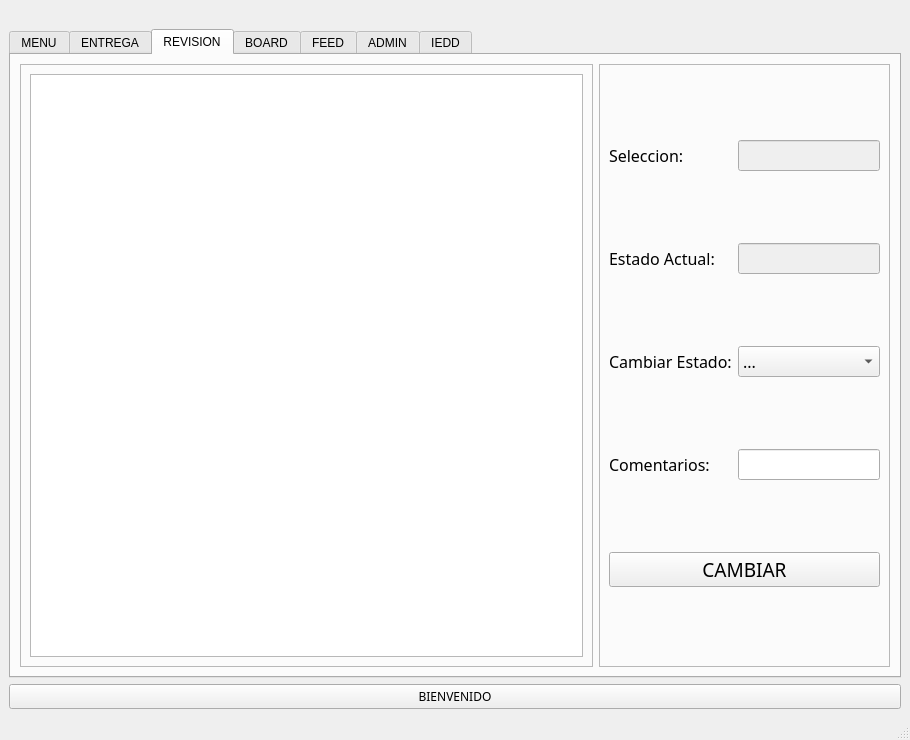
<?xml version="1.0" encoding="UTF-8"?>
<ui version="4.0">
 <class>cframe</class>
 <widget class="QMainWindow" name="cframe">
  <property name="geometry">
   <rect>
    <x>0</x>
    <y>0</y>
    <width>910</width>
    <height>740</height>
   </rect>
  </property>
  <property name="windowTitle">
   <string>cframe</string>
  </property>
  <widget class="QWidget" name="centralwidget">
   <layout class="QGridLayout" name="gridLayout">
    <item row="0" column="0">
     <widget class="QLabel" name="lbl_png">
      <property name="text">
       <string/>
      </property>
      <property name="scaledContents">
       <bool>false</bool>
      </property>
      <property name="alignment">
       <set>Qt::AlignCenter</set>
      </property>
     </widget>
    </item>
    <item row="2" column="0">
     <widget class="QPushButton" name="btn_sesion">
      <property name="font">
       <font>
        <family>Microsoft JhengHei</family>
       </font>
      </property>
      <property name="text">
       <string>BIENVENIDO</string>
      </property>
     </widget>
    </item>
    <item row="1" column="0">
     <widget class="QTabWidget" name="tabWidget">
      <property name="currentIndex">
       <number>2</number>
      </property>
      <widget class="QWidget" name="tabMenu">
       <attribute name="title">
        <string>MENU</string>
       </attribute>
       <layout class="QGridLayout" name="gridLayout_2">
        <item row="1" column="2">
         <widget class="QLineEdit" name="Mle_cuenta">
          <property name="font">
           <font>
            <family>Microsoft JhengHei</family>
            <pointsize>12</pointsize>
           </font>
          </property>
         </widget>
        </item>
        <item row="2" column="2">
         <widget class="QLineEdit" name="Mle_contra">
          <property name="font">
           <font>
            <family>Microsoft JhengHei</family>
            <pointsize>12</pointsize>
           </font>
          </property>
          <property name="text">
           <string/>
          </property>
          <property name="echoMode">
           <enum>QLineEdit::Password</enum>
          </property>
         </widget>
        </item>
        <item row="2" column="1">
         <widget class="QLabel" name="Mlbl_contra">
          <property name="font">
           <font>
            <family>Microsoft JhengHei</family>
            <pointsize>12</pointsize>
           </font>
          </property>
          <property name="text">
           <string>Contraseña:</string>
          </property>
         </widget>
        </item>
        <item row="1" column="3">
         <spacer name="Mspace3">
          <property name="orientation">
           <enum>Qt::Horizontal</enum>
          </property>
          <property name="sizeHint" stdset="0">
           <size>
            <width>40</width>
            <height>20</height>
           </size>
          </property>
         </spacer>
        </item>
        <item row="3" column="2">
         <widget class="QComboBox" name="Mcb_tipo">
          <property name="font">
           <font>
            <family>Microsoft JhengHei</family>
            <pointsize>12</pointsize>
           </font>
          </property>
          <item>
           <property name="text">
            <string>...</string>
           </property>
          </item>
          <item>
           <property name="text">
            <string>DOCENTE</string>
           </property>
          </item>
          <item>
           <property name="text">
            <string>DIRECTORES</string>
           </property>
          </item>
          <item>
           <property name="text">
            <string>DECANOS</string>
           </property>
          </item>
          <item>
           <property name="text">
            <string>JEFE ACADEMICO</string>
           </property>
          </item>
          <item>
           <property name="text">
            <string>COORDINADOR DE CARRERA</string>
           </property>
          </item>
          <item>
           <property name="text">
            <string>IEDD</string>
           </property>
          </item>
          <item>
           <property name="text">
            <string>CONSULTOR</string>
           </property>
          </item>
         </widget>
        </item>
        <item row="0" column="2">
         <widget class="QLineEdit" name="Mle_name">
          <property name="font">
           <font>
            <family>Microsoft JhengHei</family>
            <pointsize>12</pointsize>
           </font>
          </property>
         </widget>
        </item>
        <item row="0" column="1">
         <widget class="QLabel" name="Mlbl_name">
          <property name="font">
           <font>
            <family>Microsoft JhengHei</family>
            <pointsize>12</pointsize>
           </font>
          </property>
          <property name="text">
           <string>Nombre Completo:</string>
          </property>
         </widget>
        </item>
        <item row="1" column="1">
         <widget class="QLabel" name="Mlbl_cuenta">
          <property name="font">
           <font>
            <family>Microsoft JhengHei</family>
            <pointsize>12</pointsize>
           </font>
          </property>
          <property name="text">
           <string>Numero de Cuenta:</string>
          </property>
         </widget>
        </item>
        <item row="4" column="1" colspan="2">
         <widget class="QPushButton" name="Mbtn_ingresar">
          <property name="font">
           <font>
            <family>Microsoft JhengHei</family>
            <pointsize>14</pointsize>
            <weight>50</weight>
            <bold>false</bold>
           </font>
          </property>
          <property name="text">
           <string>INGRESAR</string>
          </property>
         </widget>
        </item>
        <item row="3" column="1">
         <widget class="QLabel" name="Mlbl_tipo">
          <property name="font">
           <font>
            <family>Microsoft JhengHei</family>
            <pointsize>12</pointsize>
           </font>
          </property>
          <property name="text">
           <string>Tipo de Usuario:</string>
          </property>
         </widget>
        </item>
        <item row="1" column="0">
         <spacer name="Mspace2">
          <property name="orientation">
           <enum>Qt::Horizontal</enum>
          </property>
          <property name="sizeHint" stdset="0">
           <size>
            <width>40</width>
            <height>20</height>
           </size>
          </property>
         </spacer>
        </item>
       </layout>
      </widget>
      <widget class="QWidget" name="tabEntrega">
       <attribute name="title">
        <string>ENTREGA</string>
       </attribute>
       <layout class="QGridLayout" name="gridLayout_3">
        <item row="1" column="0">
         <widget class="QLabel" name="Elbl_facultad">
          <property name="font">
           <font>
            <family>Microsoft JhengHei</family>
            <pointsize>12</pointsize>
           </font>
          </property>
          <property name="text">
           <string>Facultad:</string>
          </property>
         </widget>
        </item>
        <item row="0" column="1" colspan="2">
         <widget class="QComboBox" name="Ecb_sede">
          <property name="font">
           <font>
            <family>Microsoft JhengHei</family>
            <pointsize>12</pointsize>
           </font>
          </property>
          <item>
           <property name="text">
            <string>...</string>
           </property>
          </item>
          <item>
           <property name="text">
            <string>UNITEC</string>
           </property>
          </item>
          <item>
           <property name="text">
            <string>CEUTEC</string>
           </property>
          </item>
         </widget>
        </item>
        <item row="3" column="1" colspan="2">
         <widget class="QComboBox" name="Ecb_carrera">
          <property name="font">
           <font>
            <family>Microsoft JhengHei</family>
            <pointsize>12</pointsize>
           </font>
          </property>
          <item>
           <property name="text">
            <string>...</string>
           </property>
          </item>
          <item>
           <property name="text">
            <string>prueba_carrera</string>
           </property>
          </item>
         </widget>
        </item>
        <item row="5" column="1" colspan="2">
         <widget class="QPushButton" name="Ebtn_archivo">
          <property name="font">
           <font>
            <family>Microsoft JhengHei</family>
            <pointsize>14</pointsize>
            <weight>50</weight>
            <bold>false</bold>
           </font>
          </property>
          <property name="text">
           <string>SELECCIONAR SILABO</string>
          </property>
         </widget>
        </item>
        <item row="10" column="1">
         <spacer name="Espace">
          <property name="orientation">
           <enum>Qt::Vertical</enum>
          </property>
          <property name="sizeHint" stdset="0">
           <size>
            <width>20</width>
            <height>40</height>
           </size>
          </property>
         </spacer>
        </item>
        <item row="9" column="0" colspan="3">
         <widget class="QPushButton" name="Ebtn_enviar">
          <property name="font">
           <font>
            <family>Microsoft JhengHei</family>
            <pointsize>14</pointsize>
            <weight>50</weight>
            <bold>false</bold>
           </font>
          </property>
          <property name="text">
           <string>ENVIAR</string>
          </property>
         </widget>
        </item>
        <item row="7" column="1" colspan="2">
         <widget class="QPushButton" name="Ebtn_fechas">
          <property name="font">
           <font>
            <family>Microsoft JhengHei</family>
            <pointsize>14</pointsize>
           </font>
          </property>
          <property name="text">
           <string>CUADRO DE FECHAS</string>
          </property>
         </widget>
        </item>
        <item row="4" column="0">
         <widget class="QLabel" name="Elbl_clase">
          <property name="font">
           <font>
            <family>Microsoft JhengHei</family>
            <pointsize>12</pointsize>
           </font>
          </property>
          <property name="text">
           <string>Datos de Clase:</string>
          </property>
         </widget>
        </item>
        <item row="4" column="1" colspan="2">
         <widget class="QComboBox" name="Ecb_clases">
          <property name="font">
           <font>
            <family>Microsoft JhengHei</family>
            <pointsize>12</pointsize>
           </font>
          </property>
          <item>
           <property name="text">
            <string>...</string>
           </property>
          </item>
          <item>
           <property name="text">
            <string>prueba_datosclase</string>
           </property>
          </item>
         </widget>
        </item>
        <item row="0" column="0">
         <widget class="QLabel" name="Elbl_sede">
          <property name="font">
           <font>
            <family>Microsoft JhengHei</family>
            <pointsize>12</pointsize>
           </font>
          </property>
          <property name="text">
           <string>Sede:</string>
          </property>
         </widget>
        </item>
        <item row="6" column="1" colspan="2">
         <widget class="QLabel" name="Elbl_path_archivo">
          <property name="font">
           <font>
            <family>Microsoft JhengHei</family>
            <pointsize>12</pointsize>
           </font>
          </property>
          <property name="text">
           <string>...</string>
          </property>
         </widget>
        </item>
        <item row="3" column="0">
         <widget class="QLabel" name="Elbl_carrera">
          <property name="font">
           <font>
            <family>Microsoft JhengHei</family>
            <pointsize>12</pointsize>
           </font>
          </property>
          <property name="text">
           <string>Carrera:</string>
          </property>
         </widget>
        </item>
        <item row="1" column="1" colspan="2">
         <widget class="QComboBox" name="Ecb_facultad">
          <property name="font">
           <font>
            <family>Microsoft JhengHei</family>
            <pointsize>12</pointsize>
           </font>
          </property>
          <item>
           <property name="text">
            <string>...</string>
           </property>
          </item>
          <item>
           <property name="text">
            <string>prueba_facultad</string>
           </property>
          </item>
         </widget>
        </item>
        <item row="5" column="0">
         <widget class="QLabel" name="Elbl_archivo">
          <property name="font">
           <font>
            <family>Microsoft JhengHei</family>
            <pointsize>12</pointsize>
           </font>
          </property>
          <property name="text">
           <string>Archivo Silabo:</string>
          </property>
         </widget>
        </item>
        <item row="7" column="0">
         <widget class="QLabel" name="Elbl_fechas">
          <property name="font">
           <font>
            <family>Microsoft JhengHei</family>
            <pointsize>12</pointsize>
           </font>
          </property>
          <property name="text">
           <string>Archivo Fechas:</string>
          </property>
         </widget>
        </item>
        <item row="8" column="1" colspan="2">
         <widget class="QLabel" name="Elbl_path_fechas">
          <property name="font">
           <font>
            <family>Microsoft JhengHei</family>
            <pointsize>12</pointsize>
           </font>
          </property>
          <property name="text">
           <string>...</string>
          </property>
         </widget>
        </item>
       </layout>
      </widget>
      <widget class="QWidget" name="tabRevision">
       <attribute name="title">
        <string>REVISION</string>
       </attribute>
       <layout class="QGridLayout" name="gridLayout_4">
        <item row="0" column="0">
         <widget class="QFrame" name="Rframe_table">
          <property name="frameShape">
           <enum>QFrame::StyledPanel</enum>
          </property>
          <property name="frameShadow">
           <enum>QFrame::Raised</enum>
          </property>
          <layout class="QGridLayout" name="gridLayout_6">
           <item row="0" column="0">
            <widget class="QTableWidget" name="Rtw_revision">
             <property name="font">
              <font>
               <family>Microsoft JhengHei</family>
              </font>
             </property>
            </widget>
           </item>
          </layout>
         </widget>
        </item>
        <item row="0" column="1">
         <widget class="QFrame" name="Rframe_datos">
          <property name="frameShape">
           <enum>QFrame::StyledPanel</enum>
          </property>
          <property name="frameShadow">
           <enum>QFrame::Raised</enum>
          </property>
          <layout class="QGridLayout" name="gridLayout_5">
           <item row="0" column="0">
            <widget class="QLabel" name="Rlbl_seleccion">
             <property name="font">
              <font>
               <family>Microsoft JhengHei</family>
               <pointsize>12</pointsize>
              </font>
             </property>
             <property name="text">
              <string>Seleccion:</string>
             </property>
            </widget>
           </item>
           <item row="1" column="0" colspan="2">
            <widget class="QLabel" name="Rlbl_estado">
             <property name="font">
              <font>
               <family>Microsoft JhengHei</family>
               <pointsize>12</pointsize>
              </font>
             </property>
             <property name="text">
              <string>Estado Actual:</string>
             </property>
            </widget>
           </item>
           <item row="3" column="0" colspan="3">
            <widget class="QLabel" name="Rlbl_comentarios">
             <property name="font">
              <font>
               <family>Microsoft JhengHei</family>
               <pointsize>12</pointsize>
              </font>
             </property>
             <property name="text">
              <string>Comentarios:</string>
             </property>
            </widget>
           </item>
           <item row="3" column="3" colspan="2">
            <widget class="QLineEdit" name="Rle_comentarios">
             <property name="font">
              <font>
               <family>Microsoft JhengHei</family>
               <pointsize>12</pointsize>
              </font>
             </property>
            </widget>
           </item>
           <item row="4" column="0" colspan="5">
            <widget class="QPushButton" name="Rbtn_cambiar">
             <property name="font">
              <font>
               <family>Microsoft JhengHei</family>
               <pointsize>14</pointsize>
               <weight>50</weight>
               <bold>false</bold>
              </font>
             </property>
             <property name="text">
              <string>CAMBIAR</string>
             </property>
            </widget>
           </item>
           <item row="2" column="0" colspan="3">
            <widget class="QLabel" name="Rlbl_cambiar">
             <property name="font">
              <font>
               <family>Microsoft JhengHei</family>
               <pointsize>12</pointsize>
              </font>
             </property>
             <property name="text">
              <string>Cambiar Estado:</string>
             </property>
            </widget>
           </item>
           <item row="0" column="3" colspan="2">
            <widget class="QLineEdit" name="Rle_seleccion">
             <property name="enabled">
              <bool>false</bool>
             </property>
             <property name="font">
              <font>
               <family>Microsoft JhengHei</family>
               <pointsize>12</pointsize>
              </font>
             </property>
            </widget>
           </item>
           <item row="1" column="3" colspan="2">
            <widget class="QLineEdit" name="Rle_estadoActual">
             <property name="enabled">
              <bool>false</bool>
             </property>
             <property name="font">
              <font>
               <family>Microsoft JhengHei</family>
               <pointsize>12</pointsize>
              </font>
             </property>
            </widget>
           </item>
           <item row="2" column="3" colspan="2">
            <widget class="QComboBox" name="Rcb_estadoCambiar">
             <property name="font">
              <font>
               <family>Microsoft JhengHei</family>
               <pointsize>12</pointsize>
              </font>
             </property>
             <item>
              <property name="text">
               <string>...</string>
              </property>
             </item>
            </widget>
           </item>
          </layout>
         </widget>
        </item>
       </layout>
      </widget>
      <widget class="QWidget" name="tabBoard">
       <attribute name="title">
        <string>BOARD</string>
       </attribute>
       <layout class="QGridLayout" name="gridLayout_7">
        <item row="0" column="0">
         <widget class="QRadioButton" name="Brb_proceso">
          <property name="font">
           <font>
            <family>Microsoft JhengHei</family>
            <pointsize>14</pointsize>
           </font>
          </property>
          <property name="text">
           <string>Proceso</string>
          </property>
         </widget>
        </item>
        <item row="0" column="1">
         <widget class="QRadioButton" name="Brb_aprobados">
          <property name="font">
           <font>
            <family>Microsoft JhengHei</family>
            <pointsize>14</pointsize>
           </font>
          </property>
          <property name="text">
           <string>Aprobados</string>
          </property>
         </widget>
        </item>
        <item row="1" column="0" colspan="2">
         <widget class="QTableWidget" name="Btw_dashboard">
          <property name="font">
           <font>
            <family>Microsoft JhengHei</family>
           </font>
          </property>
         </widget>
        </item>
       </layout>
      </widget>
      <widget class="QWidget" name="tabFeed">
       <attribute name="title">
        <string>FEED</string>
       </attribute>
       <layout class="QGridLayout" name="gridLayout_8">
        <item row="0" column="0">
         <widget class="QTableWidget" name="Ftw_feed"/>
        </item>
       </layout>
      </widget>
      <widget class="QWidget" name="tabAdmin">
       <attribute name="title">
        <string>ADMIN</string>
       </attribute>
       <layout class="QGridLayout" name="gridLayout_9">
        <item row="6" column="1">
         <widget class="QComboBox" name="Acb_acciones">
          <property name="font">
           <font>
            <family>Microsoft JhengHei</family>
            <pointsize>12</pointsize>
           </font>
          </property>
         </widget>
        </item>
        <item row="1" column="1">
         <widget class="QLabel" name="Albl_cuenta">
          <property name="font">
           <font>
            <family>Microsoft JhengHei</family>
            <pointsize>12</pointsize>
           </font>
          </property>
          <property name="text">
           <string>Numero de cuenta login</string>
          </property>
          <property name="alignment">
           <set>Qt::AlignCenter</set>
          </property>
         </widget>
        </item>
        <item row="7" column="1">
         <widget class="QPushButton" name="Abtn_cambioContra">
          <property name="font">
           <font>
            <family>Microsoft JhengHei</family>
            <pointsize>14</pointsize>
            <weight>50</weight>
            <bold>false</bold>
           </font>
          </property>
          <property name="text">
           <string>Solicitar Cambio de Contraseña</string>
          </property>
         </widget>
        </item>
        <item row="0" column="1">
         <widget class="QLabel" name="Albl_username">
          <property name="font">
           <font>
            <family>Microsoft JhengHei</family>
            <pointsize>12</pointsize>
           </font>
          </property>
          <property name="text">
           <string>Nombre user login</string>
          </property>
          <property name="alignment">
           <set>Qt::AlignCenter</set>
          </property>
         </widget>
        </item>
        <item row="0" column="2" rowspan="9">
         <spacer name="Aspace2">
          <property name="orientation">
           <enum>Qt::Horizontal</enum>
          </property>
          <property name="sizeHint" stdset="0">
           <size>
            <width>183</width>
            <height>529</height>
           </size>
          </property>
         </spacer>
        </item>
        <item row="4" column="1" rowspan="2">
         <widget class="QLabel" name="Albl_hacer">
          <property name="font">
           <font>
            <family>Microsoft JhengHei</family>
            <pointsize>12</pointsize>
           </font>
          </property>
          <property name="text">
           <string>¿Que desea hacer?</string>
          </property>
          <property name="alignment">
           <set>Qt::AlignCenter</set>
          </property>
         </widget>
        </item>
        <item row="2" column="1">
         <widget class="QLabel" name="Albl_tipo">
          <property name="font">
           <font>
            <family>Microsoft JhengHei</family>
            <pointsize>12</pointsize>
           </font>
          </property>
          <property name="text">
           <string>Tipo usuario login</string>
          </property>
          <property name="alignment">
           <set>Qt::AlignCenter</set>
          </property>
         </widget>
        </item>
        <item row="0" column="0" rowspan="9">
         <spacer name="Aspace1">
          <property name="orientation">
           <enum>Qt::Horizontal</enum>
          </property>
          <property name="sizeHint" stdset="0">
           <size>
            <width>184</width>
            <height>529</height>
           </size>
          </property>
         </spacer>
        </item>
        <item row="3" column="1">
         <spacer name="Aspace3">
          <property name="orientation">
           <enum>Qt::Vertical</enum>
          </property>
          <property name="sizeHint" stdset="0">
           <size>
            <width>20</width>
            <height>40</height>
           </size>
          </property>
         </spacer>
        </item>
        <item row="8" column="1">
         <spacer name="verticalSpacer_2">
          <property name="orientation">
           <enum>Qt::Vertical</enum>
          </property>
          <property name="sizeHint" stdset="0">
           <size>
            <width>20</width>
            <height>40</height>
           </size>
          </property>
         </spacer>
        </item>
       </layout>
      </widget>
      <widget class="QWidget" name="tab">
       <attribute name="title">
        <string>IEDD</string>
       </attribute>
       <layout class="QGridLayout" name="gridLayout_10">
        <item row="0" column="0" colspan="2">
         <widget class="QLabel" name="Ilbl_username">
          <property name="font">
           <font>
            <family>Microsoft JhengHei</family>
            <pointsize>12</pointsize>
           </font>
          </property>
          <property name="text">
           <string>Nombre:</string>
          </property>
          <property name="alignment">
           <set>Qt::AlignLeading|Qt::AlignLeft|Qt::AlignVCenter</set>
          </property>
         </widget>
        </item>
        <item row="0" column="2">
         <widget class="QLineEdit" name="Ile_name">
          <property name="font">
           <font>
            <family>Microsoft JhengHei</family>
            <pointsize>12</pointsize>
           </font>
          </property>
         </widget>
        </item>
        <item row="7" column="2">
         <widget class="QPushButton" name="pushButton">
          <property name="font">
           <font>
            <family>Microsoft JhengHei</family>
            <pointsize>12</pointsize>
           </font>
          </property>
          <property name="text">
           <string>Crear Usuario</string>
          </property>
         </widget>
        </item>
        <item row="5" column="0" rowspan="2" colspan="2">
         <widget class="QLabel" name="Ilbl_numcuenta">
          <property name="font">
           <font>
            <family>Microsoft JhengHei</family>
            <pointsize>12</pointsize>
           </font>
          </property>
          <property name="text">
           <string>Numero de Cuenta:</string>
          </property>
          <property name="alignment">
           <set>Qt::AlignCenter</set>
          </property>
         </widget>
        </item>
        <item row="3" column="2" rowspan="3">
         <widget class="QComboBox" name="Icb_tipo">
          <property name="font">
           <font>
            <family>Microsoft JhengHei</family>
            <pointsize>12</pointsize>
           </font>
          </property>
          <item>
           <property name="text">
            <string>...</string>
           </property>
          </item>
          <item>
           <property name="text">
            <string>DOCENTE</string>
           </property>
          </item>
          <item>
           <property name="text">
            <string>DIRECTORES</string>
           </property>
          </item>
          <item>
           <property name="text">
            <string>DECANOS</string>
           </property>
          </item>
          <item>
           <property name="text">
            <string>JEFE ACADEMICO</string>
           </property>
          </item>
          <item>
           <property name="text">
            <string>COORDINADOR DE CARRERA</string>
           </property>
          </item>
          <item>
           <property name="text">
            <string>IEDD</string>
           </property>
          </item>
          <item>
           <property name="text">
            <string>CONSULTOR</string>
           </property>
          </item>
         </widget>
        </item>
        <item row="8" column="0" colspan="3">
         <widget class="QTableWidget" name="Itw_usuarios"/>
        </item>
        <item row="1" column="2" rowspan="2">
         <widget class="QLineEdit" name="Ile_contra">
          <property name="font">
           <font>
            <family>Microsoft JhengHei</family>
            <pointsize>12</pointsize>
           </font>
          </property>
          <property name="echoMode">
           <enum>QLineEdit::Password</enum>
          </property>
         </widget>
        </item>
        <item row="6" column="2">
         <widget class="QLineEdit" name="Ile_cuenta">
          <property name="font">
           <font>
            <family>Microsoft JhengHei</family>
            <pointsize>12</pointsize>
           </font>
          </property>
         </widget>
        </item>
        <item row="4" column="0" colspan="2">
         <widget class="QLabel" name="Ilbl_tipo">
          <property name="font">
           <font>
            <family>Microsoft JhengHei</family>
            <pointsize>12</pointsize>
           </font>
          </property>
          <property name="text">
           <string>Tipo:</string>
          </property>
          <property name="alignment">
           <set>Qt::AlignLeading|Qt::AlignLeft|Qt::AlignVCenter</set>
          </property>
         </widget>
        </item>
        <item row="2" column="0">
         <widget class="QLabel" name="Ilbl_contrasena">
          <property name="font">
           <font>
            <family>Microsoft JhengHei</family>
            <pointsize>12</pointsize>
           </font>
          </property>
          <property name="text">
           <string>Contraseña:</string>
          </property>
          <property name="alignment">
           <set>Qt::AlignCenter</set>
          </property>
         </widget>
        </item>
       </layout>
      </widget>
     </widget>
    </item>
   </layout>
  </widget>
  <widget class="QMenuBar" name="menubar">
   <property name="geometry">
    <rect>
     <x>0</x>
     <y>0</y>
     <width>910</width>
     <height>25</height>
    </rect>
   </property>
  </widget>
  <widget class="QStatusBar" name="statusbar"/>
 </widget>
 <resources/>
 <connections/>
</ui>
